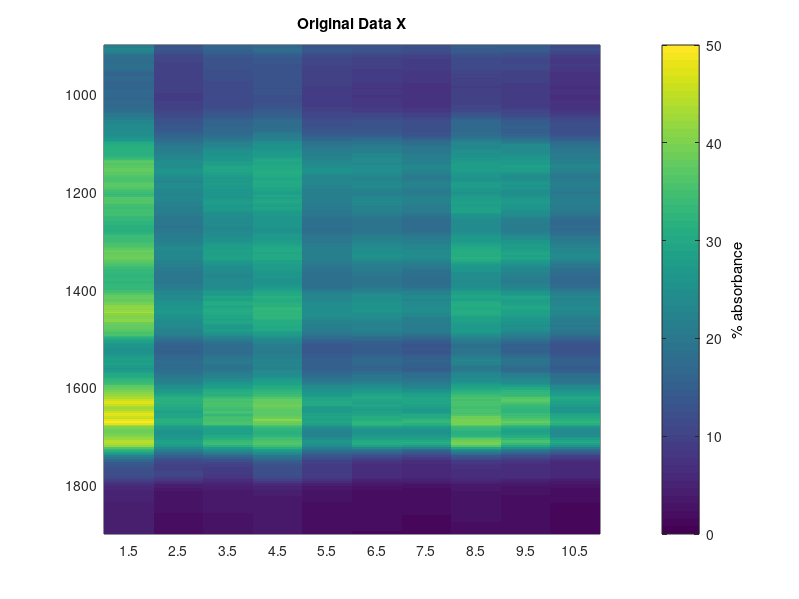

Write MATLAB code to recreate this figure. (Note: this script raises an error after producing the figure.)
%% Take-Home Final
% Alec Hoyland
% 15:44 2018-10-29

% load the data
[wavenumber, arabica1, arabica2, arabica3, arabica4, arabica5, ...
 robusta1, robusta2, robusta3, robusta4, robusta5 ] ...
 = textread('Problem3_coffee_FTIR_data.txt', ...
 '%f%f%f%f%f%f%f%f%f%f%f', 'headerlines', 3 );

% construct the data matrix
X 				= [arabica1 arabica2 arabica3 arabica4 arabica5 robusta1 robusta2 ...
					 	robusta3 robusta4 robusta5];

% singular value decomposition
[U, S, V]	= svd(X);
sigma 		= diag(S);

% plot the data spectra using pcolor
[nrows, ncols] 	= size(X);
fake_column 		= NaN .* ones(nrows, 1);
fake_row 				= NaN .* ones(1, ncols + 1);
Xpcolor 				= [X, fake_column];
Xpcolor 				= [Xpcolor; fake_row];
x 							= 1:11;
y 							= linspace(900, 1900, 287);
[Xmesh, Ymesh] 	= meshgrid(x, y);
myXTickLabels 	= {'a1', 'a2', 'a3', 'a4', 'a5', 'r1', 'r2', 'r3', 'r4', 'r5'};

figure('OuterPosition',[0 0 1600 1600],'PaperUnits','points','PaperSize',[1600 1600]);
h 							= pcolor(Xmesh, Ymesh, Xpcolor);
ch							= colorbar;
caxis([0 50])
set(get(ch, 'YLabel'), 'String', '% absorbance')
set(gca, 'YDir', 'reverse')
set(h, 'EdgeColor', 'none')
title('Original Data X')
set(gca, 'XTick', (2:11)-0.5, 'XTickLabels', myXTickLabels);
xlabel('coffee bean bag/type')
ylabel('wavenumber (cm^{-1})')
colormap(jet)

figlib.pretty
drawnow
saveas(gcf, '/home/ahoyland/code/homework/ENG-BE-601/final/pcolor_X.jpg')
saveas(gcf, '/home/ahoyland/code/homework/ENG-BE-601/final/pcolor_X.png')
close

% plot the first 3 SVD spectra using pcolor
myCAxis = {[0 50], [0 10], [0 10]};

for ii = 1:3
	% compute the SVD submatrix
	A 							= U(:, ii) * S(ii, ii) * V(:, ii)';
	[nrows, ncols] 	= size(A);
	fake_column 		= NaN .* ones(nrows, 1);
	fake_row 				= NaN .* ones(1, ncols + 1);
	Apcolor 				= [A, fake_column];
	Apcolor 				= [Apcolor; fake_row];
	x 							= 1:size(Apcolor, 2);
	y 							= linspace(900, 1900, size(Apcolor, 1));
	[Xmesh, Ymesh] 	= meshgrid(x, y);
	myXTickLabels 	= {'a1', 'a2', 'a3', 'a4', 'a5', 'r1', 'r2', 'r3', 'r4', 'r5'};

	figure('OuterPosition',[0 0 1600 1600],'PaperUnits','points','PaperSize',[1600 1600]);
	h 							= pcolor(Xmesh, Ymesh, Apcolor);
	ch							= colorbar;
	caxis(myCAxis{ii})
	set(get(ch, 'YLabel'), 'String', '% absorbance')
	set(gca, 'YDir', 'reverse')
	set(h, 'EdgeColor', 'none')
	title(['SVD submatrix ' num2str(ii) ' with \sigma_' num2str(ii) ' = ' num2str(sigma(ii))])
	set(gca, 'XTick', (2:11)-0.5, 'XTickLabels', myXTickLabels);
	xlabel('coffee bean bag/type')
	ylabel('wavenumber (cm^{-1})')
	colormap(jet)

	figlib.pretty
	drawnow
	saveas(gcf, ['/home/ahoyland/code/homework/ENG-BE-601/final/SVDsubmatrix_' num2str(ii) '.jpg'])
	saveas(gcf, ['/home/ahoyland/code/homework/ENG-BE-601/final/SVDsubmatrix_' num2str(ii) '.png'])
end
